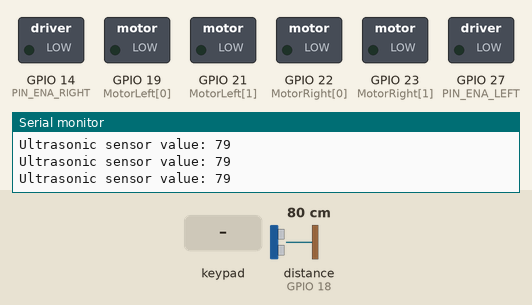
This sketch was run on a simulated ESP32. Parts: switched loads named in the sketch (green lamp = pin HIGH), the last lines printed to the serial monitor. Wiring (inferred from the names in the program): ultrasonic range finder: trigger GPIO 4; echo GPIO 18. The test bench sets the inputs (shaded band); at power-on: distance to the obstacle (sensor on GPIO 18) 80 cm. The echo pulse lasts 58.3 µs per cm; pins used as bus, display or sensor lines are not drawn.

Above: at 1.3 s.
1.4 s: key 'U' pressed
At 4.3 s:
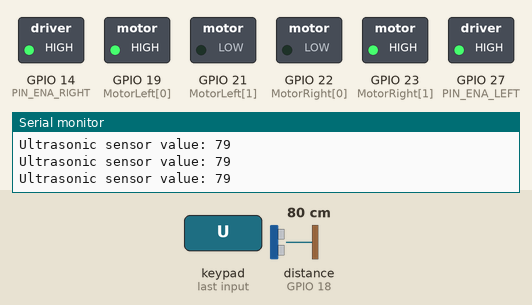
4.4 s: key 'D' pressed
At 7.3 s:
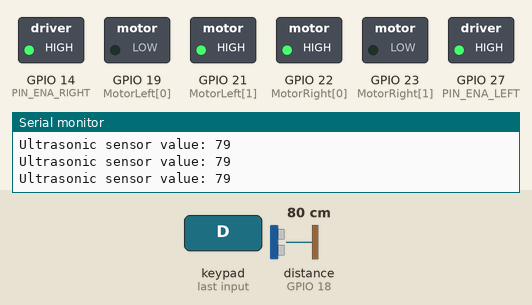
7.4 s: key 'L' pressed
At 8.7 s:
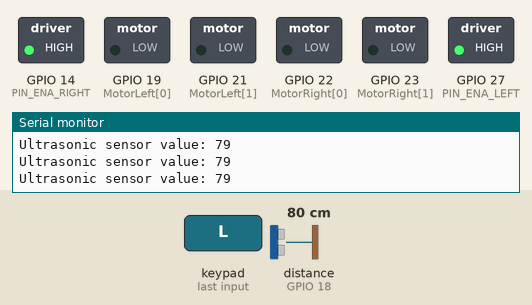
9.6 s: key 'R' pressed
At 10.0 s:
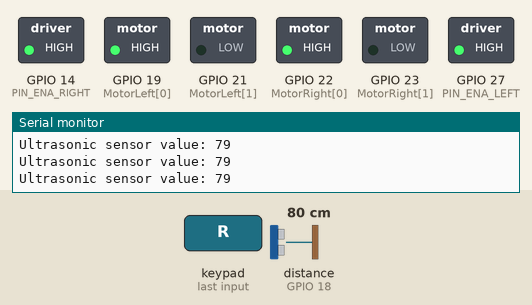
Timing chart, 0 to 12.6 s (numbered marks = the images above; inputs shaded):
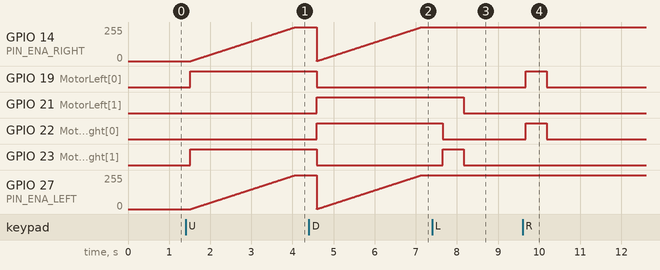

Measured:
- after the input at 1.4 s, GPIO 14 (PIN_ENA_RIGHT), GPIO 27 (PIN_ENA_LEFT): moves from 0/255 to 255/255 over 2.5 s, starting after 0.13 s; GPIO 19 (MotorLeft[0]), GPIO 23 (MotorRight[1]): LOW → HIGH after 0.12 s
- after the input at 4.4 s, GPIO 21 (MotorLeft[1]), GPIO 22 (MotorRight[0]): LOW → HIGH after 0.19 s
- after the input at 7.4 s, GPIO 21 (MotorLeft[1]): HIGH → LOW after 0.76 s instead of 0.26 s; GPIO 23 (MotorRight[1]): LOW → HIGH after 0.26 s, → LOW 0.51 s later
- after the input at 9.6 s, GPIO 19 (MotorLeft[0]), GPIO 22 (MotorRight[0]): LOW → HIGH after 0.08 s, → LOW 0.51 s later

The sketch:

Smart_Toy_Car.ino
```cpp
/*
 connections to be made
 ultrasonic sensor d18 for echo and trig on d4
 motor drive in3 an in4 on d22 and d23
 motor drive in1 an in2 on d19 and d21
*/
#include <WiFi.h>
#include <WiFiClient.h>  // to be able to connect to connect to hotspot
#include <WebServer.h>   // to make a server in arduino
#include <HTTPClient.h>  // to be abkle to make https requests to and from client (POST, GET, PUT, DELETE)
#include <DabbleESP32.h>

#include "BluetoothSerial.h"

// Bluetooth Serial object
// BluetoothSerial SerialBT;

//pins to drive motors
int MotorLeft[2] = { 19, 21 };
int MotorRight[2] = { 22, 23 };
#define PIN_ENA_RIGHT 14
#define PIN_ENA_LEFT 27

// ultrasonic
#define ULTRASONIC_SENSOR_PIN_ECHO 18
#define ULTRASONIC_SENSOR_PIN_TRIGGER 4
int duration;
int distance;

// variables for connecting to hotspot
char ssid[] = "tatendaZw";
char pass[] = "12345677";
IPAddress ip;

int currentSpeed;
char direction[] = "";

// values for connectibng to webserver
WebServer server(5500);  // connecting webserver on port 80

void setup() {
  Dabble.begin("MyEsp32");
  Serial.begin(115200);
  // connect_to_hotspot();  // connect to hotspot

  // initilise ultrasomic sensor ports
  pinMode(ULTRASONIC_SENSOR_PIN_TRIGGER, OUTPUT);
  pinMode(ULTRASONIC_SENSOR_PIN_ECHO, INPUT);

  // setting up enable pins
  pinMode(PIN_ENA_RIGHT, OUTPUT);
  pinMode(PIN_ENA_LEFT, OUTPUT);

  // setting up motot pins
  pinMode(MotorLeft[2], OUTPUT);
  pinMode(MotorRight[2], OUTPUT);

  // initializing motor
  MotorInit();

  // Bluetooth device name
  // SerialBT.begin("ESP32-HUB");
  // Serial.println("The device started, now you can pair it with bluetooth!");
}

// function to get disatance cleatrajce from ultrasonic
int get_Distance() {
  digitalWrite(ULTRASONIC_SENSOR_PIN_TRIGGER, LOW);  //set trigger signal low for 2us
  delayMicroseconds(2);

  /*send 10 microsecond pulse to trigger pin of HC-SR04 */
  digitalWrite(ULTRASONIC_SENSOR_PIN_TRIGGER, HIGH);  // make trigger pin active high
  delayMicroseconds(10);            // wait for 10 microseconds
  digitalWrite(ULTRASONIC_SENSOR_PIN_TRIGGER, LOW);   // make trigger pin active low

  /*Measure the Echo output signal duration or pulss width */
  duration = pulseIn(ULTRASONIC_SENSOR_PIN_ECHO, HIGH);  // save time duration value in "duration variable
  distance = duration * 0.034 / 2;     //Convert pulse duration into distance
  Serial.print("Ultrasonic sensor value: ");
  Serial.println(distance);

  // if(distance<1000){
  //   // digitalWrite(PUMP_RELAY_PORT, LOW);
  //   // stop the toy
  // }else if(distance>1000){
  //   digitalWrite(PUMP_RELAY_PORT, HIGH);
  // }

  delay(500);
  return distance;
}


// html to distplay if default router port is hit
String SendHTML() {
  String ptr = "<!DOCTYPE html> <html>\n";
  ptr += "<head><meta name=\"viewport\" content=\"width=device-width, initial-scale=1.0, user-scalable=no\">\n";
  ptr += "<title>ESP32 for hydropinics is READY!!!</title>\n";
  ptr += "<style>html { font-family: Helvetica; display: inline-block; margin: 0px auto; text-align: center;}\n";
  ptr += "body{margin-top: 50px;} h1 {color: #444444;margin: 50px auto 30px;}\n";
  ptr += "p {font-size: 24px;color: #444444;margin-bottom: 10px;}\n";
  ptr += "</style>\n";
  ptr += "</head>\n";
  ptr += "<body>\n";
  ptr += "<div id=\"webpage\">\n";
  ptr += "<h1>ESP32 for hydropinics is READY!!</h1>\n";
  ptr += "</div>\n";
  ptr += "</body>\n";
  ptr += "</html>\n";
  return ptr;
}

// default route for server
void handle_OnConnect() {
  server.send(200, "text/html", SendHTML());
}

void loop() {
  // Robot_Forward();
  // delay(4000);
  // Robot_Stop();
  // delay(1000);
  // Robot_Backward();
  // delay(4000);
  // Robot_Stop();
  // delay(5000);
  int wall_distance = get_Distance();

  if(wall_distance < 20){
    Robot_Stop();
  }

  Dabble.processInput();

  // It will be checking which button is pressed or not? Depending upon the button pressed, output pins of the microcontroller will be set to high or low. We are using else if statement.


  boolean a = GamePad.isUpPressed();
  boolean b = GamePad.isDownPressed();
  boolean c = GamePad.isLeftPressed();
  boolean d = GamePad.isRightPressed();
  boolean e = GamePad.isTrianglePressed();
  boolean f = GamePad.isCirclePressed();
  boolean g = GamePad.isCrossPressed();
  boolean h = GamePad.isSquarePressed();

  // move forward
  if (a || e) {
    Robot_Forward();
  }
  // Go Left condition
  else if (d || f) {
    Robot_Left();
  }
  //* Rights condition
  else if (c || h) {
    Robot_Right();
  }

  // Go back condition
  else if (b || g) {
    Robot_Backward();
  }
  //stop condition
  else {
    Robot_Stop();
  }
}


void Robot_Backward() {
  // direction = "backwards";
  digitalWrite(MotorLeft[0], 0);
  digitalWrite(MotorLeft[1], 1);
  digitalWrite(MotorRight[0], 1);
  digitalWrite(MotorRight[1], 0);
  for (int speed = 0; speed <= 255; speed++) {
    analogWrite(PIN_ENA_RIGHT, speed);  // speed up
    analogWrite(PIN_ENA_LEFT, speed);   // speed up
    currentSpeed = speed;
    delay(10);
  }
}
void Robot_Forward() {
  // direction = "forward";
  digitalWrite(MotorLeft[0], 1);
  digitalWrite(MotorLeft[1], 0);
  digitalWrite(MotorRight[0], 0);
  digitalWrite(MotorRight[1], 1);
  for (int speed = 0; speed <= 255; speed++) {
    analogWrite(PIN_ENA_RIGHT, speed);  // speed up
    analogWrite(PIN_ENA_LEFT, speed);   // speed up
    currentSpeed = speed;
    delay(10);
  }
}
void Robot_Left() {
  // direction = "left";
  digitalWrite(MotorLeft[0], 1);
  digitalWrite(MotorLeft[1], 0);
  digitalWrite(MotorRight[0], 1);
  digitalWrite(MotorRight[1], 0);
}
void Robot_Right() {
  // direction = "right";
  digitalWrite(MotorLeft[0], 0);
  digitalWrite(MotorLeft[1], 1);
  digitalWrite(MotorRight[0], 0);
  digitalWrite(MotorRight[1], 1);
}

void Robot_Stop() {
  digitalWrite(MotorLeft[0], 0);
  digitalWrite(MotorLeft[1], 0);
  digitalWrite(MotorRight[0], 0);
  digitalWrite(MotorRight[1], 0);
}

void MotorInit() {
  int i;
  for (i = 0; i < 2; i++) {
    pinMode(MotorLeft[i], OUTPUT);
    pinMode(MotorRight[i], OUTPUT);
  }
}
```
